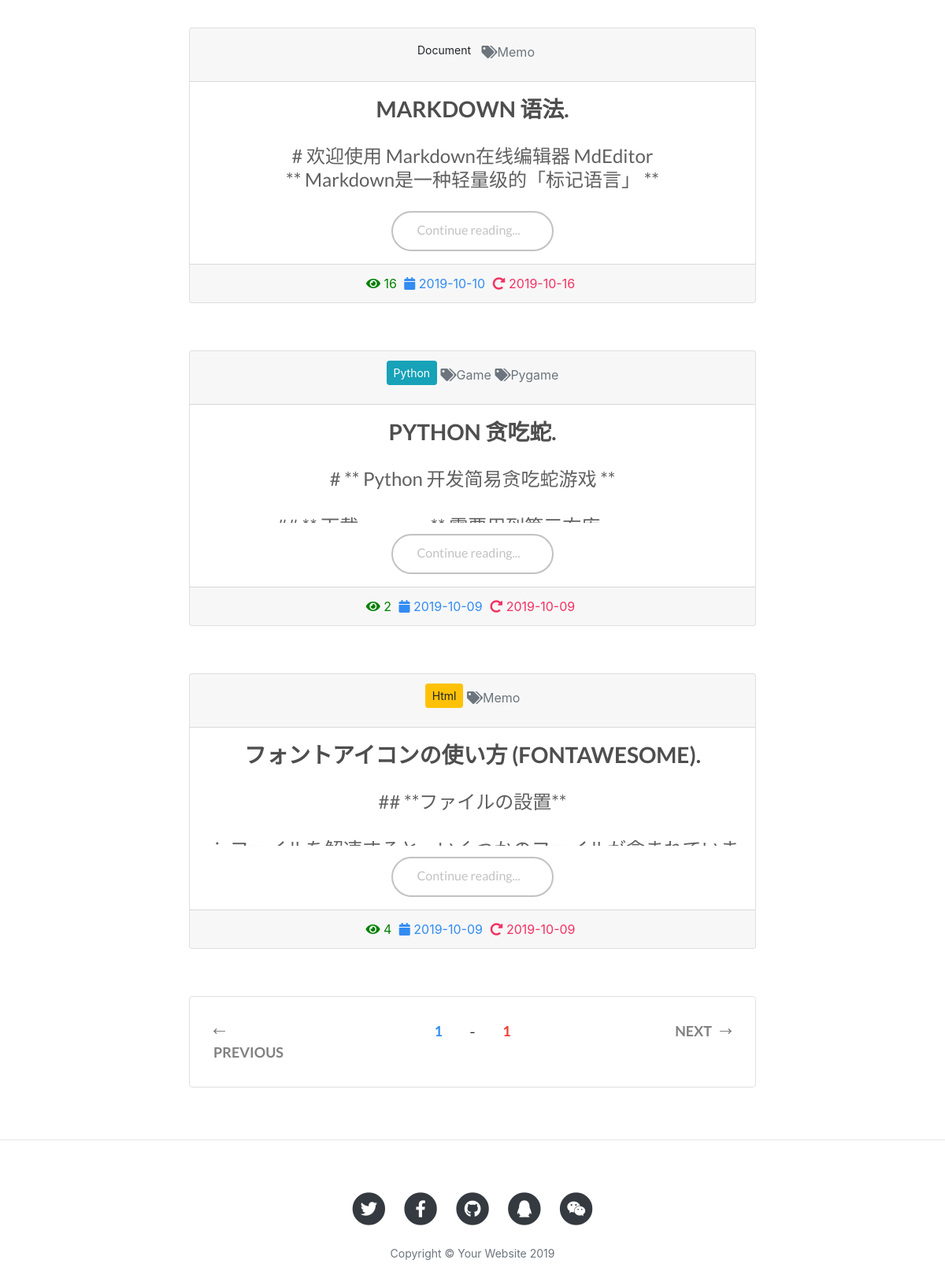
Before: / (signed in, lower part) with the older database file.
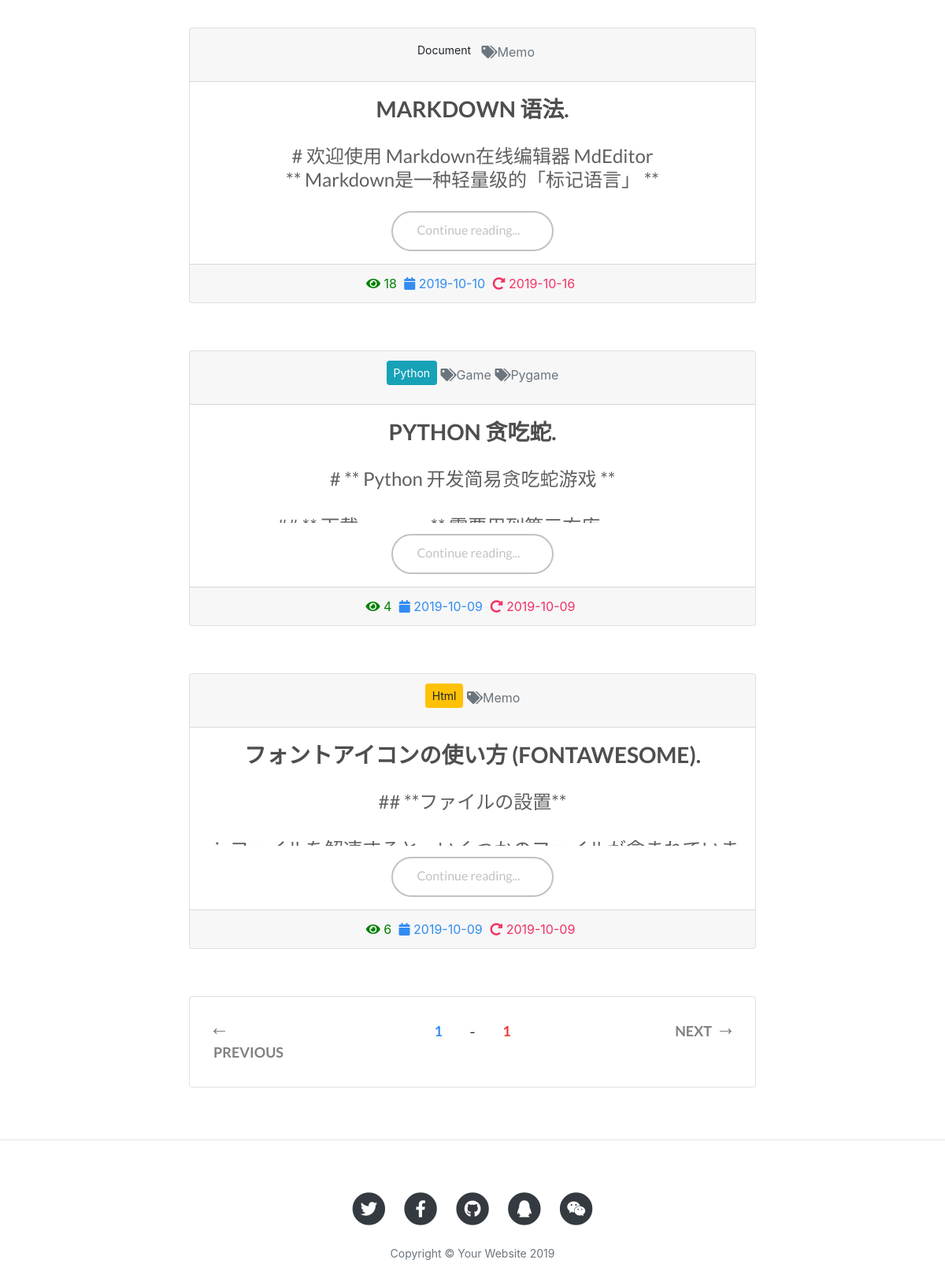
After: the same page with the newer database file.
### article/models.py (models this page shows, shortened)
class ArticlePost(models.Model):
    objects = models.Manager()
    author = models.ForeignKey(User, on_delete=models.CASCADE)
    avatar = models.ImageField(upload_to='article/%Y%m%d/', blank=True)
    title = models.CharField(max_length=100)
    summary = models.CharField(max_length=200, blank=True)
    body = models.TextField()
    created = models.DateTimeField(default=timezone.now)
    updated = models.DateTimeField(auto_now=True)
    category = models.ForeignKey(Category, on_delete=models.CASCADE)
    tags = TaggableManager(blank=True)
    total_views = models.PositiveIntegerField(default=0)
    class Meta:
        ordering = ('-created',)
    '''
        一般来说，要使用某个类的方法，需要先实例化一个对象再调用方法。
        而使用 @staticmethod 或 @classmethod，就可以不需要实例化，直接类名.方法名()来调用。
        这有利于组织代码，把某些应该属于某个类的函数给放到那个类里去，同时有利于命名空间的整洁。
        如果在 @staticmethod 中要调用到这个类的一些属性方法，只能直接类名.属性名或类名.方法名。
        而 @classmethod 因为持有 cls 参数，可以来调用类的属性，类的方法，实例化对象等，避免硬编码。

        上一篇：小于当前 id 的第一篇，下一篇：大于当前 id 的第一篇
        @staticmethod 不需要表示自身对象的 self 和自身类的 cls 参数，就跟使用函数一样
        @classmethod 不需要 self 参数，但第一个参数需要是表示自身类的 cls 参数。
    '''

class Category(models.Model):
    name = models.CharField(max_length=100, blank=True)

### article/views.py (the view)
# urls.py: path('', ArticleListView.as_view(), name='home'),
class ArticleListView(generic.ListView):
    model = ArticlePost
    template_name = 'article/index.html'
    context_object_name = 'article_list'
    paginate_by = 10
    def get_queryset(self):
        search = self.request.GET.get('search')
        category = self.request.GET.get('category')
        tag = self.request.GET.get('tag')
        article_list = ArticlePost.objects.all()
        if search:
            article_list = article_list.filter(Q(title__icontains=search) | Q(body__icontains=search))
        if category is not None and category.isdigit():
            article_list = article_list.filter(category=category)
        if tag and tag != 'None':
            article_list = article_list.filter(tags__name__in=[tag])
        return article_list
    def get_context_data(self, **kwargs):
        context = super(ArticleListView, self).get_context_data(**kwargs)
        context['now'] = timezone.now
        context['search'] = self.request.GET.get('search')
        context['category'] = self.request.GET.get('category')
        context['tag'] = self.request.GET.get('tag')
        return context

### article/templatetags/extra_tags.py (called while the page is built)
@register.filter
@stringfilter
def convert_markdown(value):
    md = markdown.Markdown(
        extensions=[
            'markdown.extensions.extra',
            'markdown.extensions.codehilite',
            'markdown.extensions.toc',
        ]
    )
    return md.convert(value)

### templates/article/index.html (shortened to what this page needs)
{% extends 'base.html' %}
{% load staticfiles %}
{% load extra_tags %}
{% block content %}
	<section class="main wrapper">
		{% for article in article_list %}
		<article>
			<div class="card text-center" style="height: 350px;">
			  <div class="card-header">
				  <div class="pb-1">
					  	{% if article.category %}
						<span>
							<a href="{% url 'article:article-list' %}?category={{ article.category.id }}" name="category" class="btn btn-sm mb-2 {% if article.category.name == 'Django' %}
																	  btn-dark
																  {% elif article.category.name == 'Java' %}
																	  btn-danger
																  {% elif article.category.name == 'Html' %}
																	  btn-warning
																  {% elif article.category.name == 'CSS' %}
																	  btn-danger
																  {% elif article.category.name == 'Python' %}
																	  btn-info
																  {% endif %}">
									{{ article.category.name }}
							</a>
							{% endif %}
						</span>
						{% for tag in article.tags.all %}
							<span><a href="{% url 'article:article-list' %}?tag={{ tag }}" name="tag" class="blog-tags text-secondary"><i class="fa fa-tags"></i>{{ tag }}</a></span>
						{% endfor %}
				  </div>
			  </div>
			  <div class="card-body post" style="height:100%; overflow:hidden;">
				<h1 class="title"><a href="{% url 'article:article-detail' article.id %}">{{ article.title }}.</a></h1>
                  {% if article.summary %}
				    <p class="ff--default fs--24 card-text">{{ article.summary | convert_markdown | safe }}</p>
                  {% else %}
                    <p class="ff--default fs--24 card-text">{{ article.body |slice:'100' | safe }}</p>
                  {% endif %}
			  </div>
				<div class="pb-3">
					  <a class="read_more" href="{% url 'article:article-detail' article.id %}">Continue reading...</a>
				  </div>
			  <div class="card-footer text-muted">
					<span style="color: green;padding-right:5px;"><i class="fas fa-eye"></i>
						{{ article.total_views }}
					</span>
					<span style="color:#328CF2;padding-right:5px;"><i class="fa fa-calendar"></i>
						{{ article.created|date:'Y-m-d' }}
					</span>
					<span style="color:#F23263;padding-right:5px;"><i class="fas fa-redo-alt"></i>
						{{ article.updated|date:'Y-m-d' }}
					</span>
			  </div>
			</div>
		</article>
		{% endfor %}
		<nav class="pagination">
			<div class="row">
				<div class="col-3">
					{% if page_obj.has_previous %}
						<a href="?page={{ page_obj.previous_page_number }}" class="previous"><i></i>Previous</a>
					{% else %}
						<a href="javascript:volid(0);" title="first page" class="previous"><i></i>Previous</a>
					{% endif %}
				</div>
				<div class="col text-center">
					<span class="p_number" style="color: #328CF2;">{{ page_obj.number }}</span> -
					<span class="p_number" style="color: #F23B32;">{{ page_obj.paginator.num_pages }}</span>
				</div>
				<div class="col-3">
					{% if page_obj.has_next %}
						<a href="?page={{ page_obj.next_page_number }}" class="next">Next<i></i></a>
					{% else %}
						<a href="javascript:volid(0);" title="Last Page" class="next">Next<i></i></a>
					{% endif %}
				</div>
			</div>
		</nav>
	</section>
{% endblock %}

Changed rows visible on the page:
changed ArticlePost "MARKDOWN 语法": total_views "16" → "18"
changed ArticlePost "PYTHON 贪吃蛇": total_views "2" → "4"
changed ArticlePost "フォントアイコンの使い方 (FONTAWESOME)": total_views "4" → "6"
